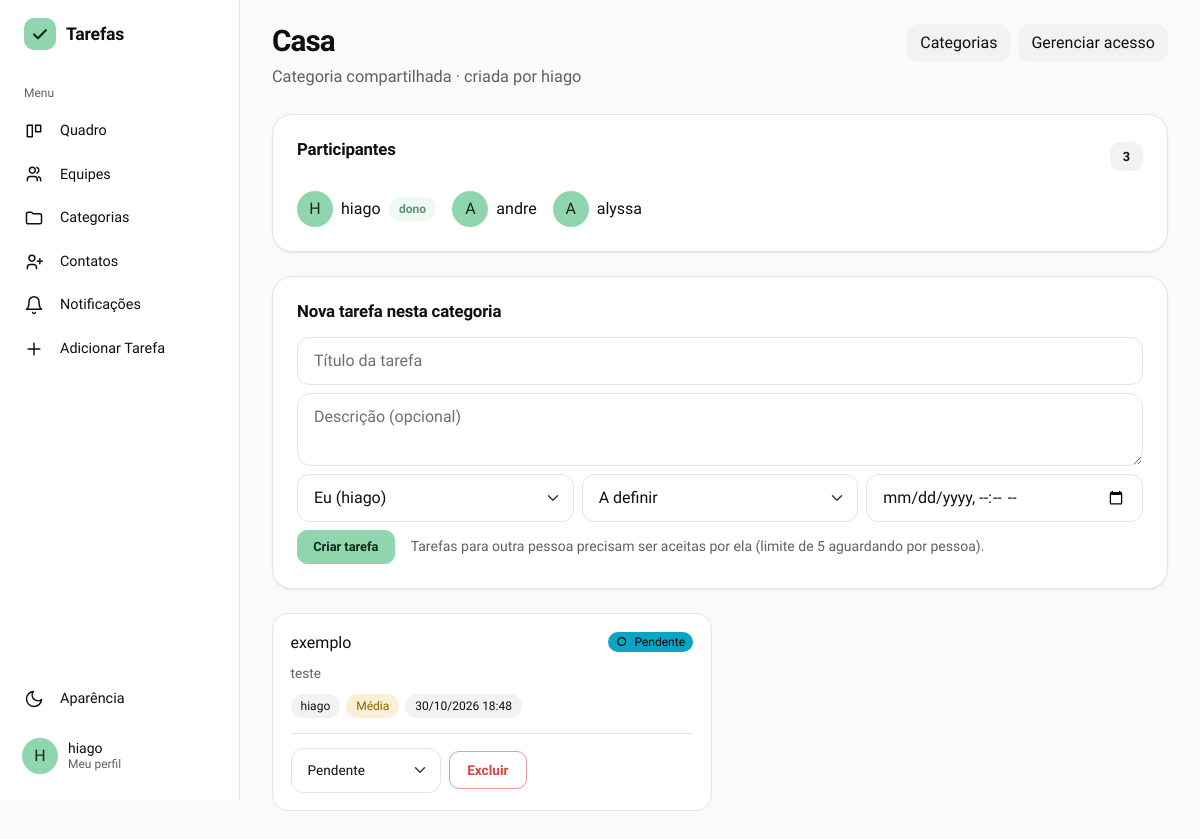
Before: /categorias/compartilhadas/3 (signed in) with the older database file.
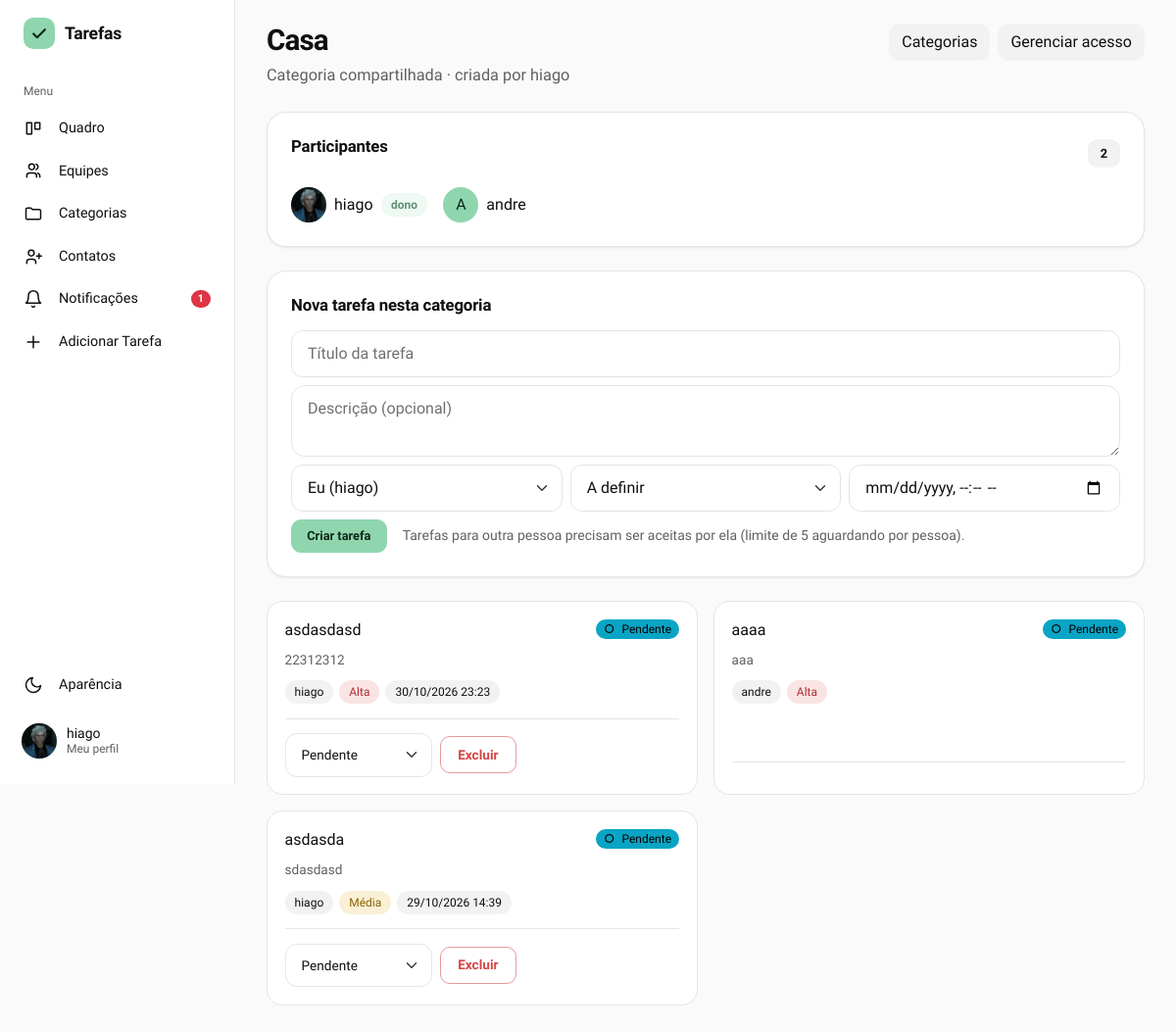
After: the same page with the newer database file.
### gerenciador_de_tarefas/models.py (models this page shows)
class Usuario(db.Model, UserMixin):
    id = db.Column(db.Integer, primary_key=True)
    nomeUsuario = db.Column(db.String(50), unique=True, nullable=False)
    email = db.Column(db.String(254), unique=True, nullable=False)
    senha = db.Column(db.String(255), nullable=False)
    nome = db.Column(db.String(100), nullable=False)
    tarefasCriadas = db.relationship('Tarefa', backref='criador', foreign_keys='Tarefa.criador_id', lazy=True)
    tarefasAtribuidas = db.relationship('Tarefa', backref='responsavel', foreign_keys='Tarefa.responsavel_id', lazy=True)
    cargo = db.Column(db.String(20), nullable=False, default='usuario') #admin ou usuario
    foto_perfil = db.Column(db.String(200), nullable=True, default='default.png')
    ordenacao_quadro = db.Column(db.String(30), nullable=False, default='padrao')

class Tarefa(db.Model):
    id = db.Column(db.Integer, primary_key=True)
    titulo = db.Column(db.String(150), nullable=False)
    descricao = db.Column(db.Text, nullable=False)
    status = db.Column(db.String(20), nullable=False, default='Pendente')
    prioridade = db.Column(db.String(20), nullable=False, default='A definir')
    prazo = db.Column(db.DateTime, nullable=True, index=True)
    criador_id = db.Column(db.Integer, db.ForeignKey('usuario.id'), nullable=False)
    responsavel_id = db.Column(db.Integer, db.ForeignKey('usuario.id'), nullable=False)
    equipe_id = db.Column(db.Integer, db.ForeignKey('equipe.id'), nullable=True)
    categoria_id = db.Column(db.Integer, db.ForeignKey('categoria.id'), nullable=True)
    subtarefas = db.relationship('Subtarefa', backref='tarefa', cascade='all, delete-orphan', lazy=True)
    aceite = db.Column(db.String(20), nullable=False, default='aceita', server_default='aceita')

### gerenciador_de_tarefas/app.py (the view)
@app.route('/categorias/compartilhadas/<int:categoria_id>')
@login_required
def ver_categoria_compartilhada(categoria_id):
    categoria = db.get_or_404(Categoria, categoria_id)
    if not categoria_acessivel(categoria):
        flash('Você não tem acesso a essa categoria.', 'danger')
        return redirect(url_for('ver_categorias'))
    tarefas = Tarefa.query.filter(
        Tarefa.categoria_id == categoria.id,
        Tarefa.equipe_id.is_(None)
    ).order_by(Tarefa.id.desc()).all()
    tarefas = [t for t in tarefas if t.aceite != 'recusada' or t.criador_id == current_user.id]
    membros = membros_da_categoria(categoria)
    atribuiveis = [u for u in membros if u.id == current_user.id or sao_contatos(u.id)]
    return render_template('categoria_compartilhada.html',
                           categoria=categoria, tarefas=tarefas, membros=membros,
                           atribuiveis=atribuiveis,
                           eh_dono_categoria=categoria.usuario_id == current_user.id,
                           limite_tarefas=LIMITE_TAREFAS_PENDENTES_POR_CONTATO)

### gerenciador_de_tarefas/app.py (called while the page is built)
@login_manager.user_loader
def load_user(user_id):
    return db.session.get(Usuario, int(user_id))

@app.context_processor
def injetar_categorias_globais():
    if current_user.is_authenticated:
        return dict(categorias_globais=categorias_acessiveis())
    return dict(categorias_globais=[])

@app.context_processor
def injetar_notificacoes():
    if not current_user.is_authenticated:
        return dict(n_notificacoes=0)
    n = (Contato.query.filter_by(destinatario_id=current_user.id, status='pendente').count()
         + ConviteEquipe.query.filter_by(convidado_id=current_user.id).count()
         + Tarefa.query.filter_by(responsavel_id=current_user.id, aceite='aguardando').count())
    return dict(n_notificacoes=n)

def tarefa_atrasada(tarefa):
    if tarefa.prazo is None:
        return False
    if tarefa.status in ['Concluída', 'Cancelada']:
        return False
    return tarefa.prazo < datetime.now()

def buscar_vinculo(a_id, b_id):
    return Contato.query.filter(or_(
        and_(Contato.solicitante_id == a_id, Contato.destinatario_id == b_id),
        and_(Contato.solicitante_id == b_id, Contato.destinatario_id == a_id)
    )).first()

### gerenciador_de_tarefas/templates/categoria_compartilhada.html (shortened to what the changed rows need)
{% extends "base.html" %}
{% block content %}
{% macro avatar(u) -%}
    {% if u.foto_perfil and u.foto_perfil != 'default.png' %}
        <img src="{{ url_for('static', filename='uploads/' + u.foto_perfil) }}" alt="" class="usuario-foto" />
    {% else %}
        <span class="usuario-foto">{{ u.nomeUsuario[:1]|upper }}</span>
    {% endif %}
{%- endmacro %}
{% set status_classe = {'Pendente': 'status-pendente', 'Em andamento': 'status-andamento', 'Concluída': 'status-concluida', 'Cancelada': 'status-cancelada'} %}
<div class="eq-topo">
    <div>
        <h1 class="titulo-pagina">{{ categoria.nome }}</h1>
        <p class="eq-subtitulo">Categoria compartilhada · criada por {{ categoria.dono.nomeUsuario }}</p>
    </div>
</div>
<section class="cartao mb-4">
    <div class="eq-secao-cab">
        <h2 class="eqp-card-titulo">Participantes</h2>
        <span class="eq-contagem">{{ membros|length }}</span>
    </div>
    <div class="d-flex flex-wrap gap-3">
        {% for u in membros %}
        <div class="d-flex align-items-center gap-2">
            {{ avatar(u) }}
            <span>{{ u.nomeUsuario }}</span>
            {% if u.id == categoria.usuario_id %}<span class="eq-tag">dono</span>{% endif %}
        </div>
        {% endfor %}
    </div>
</section>
<section class="cartao mb-4">
    <h2 class="eqp-card-titulo mb-3">Nova tarefa nesta categoria</h2>
</section>
<div class="cat-tarefas mb-5">
    {% for t in tarefas %}
    {% set prio = t.prioridade or 'A definir' %}
    <article class="cartao-tarefa cat-tarefa {{ status_classe[t.status] }}">
        <div class="cat-tarefa-topo">
            <div class="tarefa-titulo">{{ t.titulo }}</div>
            <span class="selo">
                {% if t.aceite == 'aceita' %}{{ t.status }}{% elif t.aceite == 'aguardando' %}Aguardando aceite{% else %}Recusada{% endif %}
            </span>
        </div>
        {% if t.descricao %}
        <div class="tarefa-desc">{{ t.descricao|truncate(80) }}</div>
        {% endif %}
        <div class="chips">
            <span class="chip">
                {% if t.criador_id == t.responsavel_id %}{{ t.criador.nomeUsuario }}{% else %}{{ t.criador.nomeUsuario }} → {{ t.responsavel.nomeUsuario }}{% endif %}
            </span>
            <span class="chip {{ 'chip-alta' if prio == 'Alta' else ('chip-media' if prio == 'Média' else ('chip-baixa' if prio == 'Baixa' else '')) }}">{{ prio }}</span>
            {% if t.prazo %}
            <span class="chip {{ 'chip-atrasada' if tarefa_atrasada(t) }}">{{ t.prazo.strftime('%d/%m/%Y %H:%M') }}</span>
            {% endif %}
        </div>
        <div class="cat-tarefa-acoes">
            {% if t.aceite == 'aceita' and pode_mudar_status(t) %}
            <form method="POST" action="{{ url_for('alterar_status', tarefa_id=t.id) }}">
                <select name="status" class="form-select form-select-sm" aria-label="Alterar status" onchange="this.form.submit()">
                    {% for s in ['Pendente', 'Em andamento', 'Concluída', 'Cancelada'] %}
                    <option value="{{ s }}" {% if t.status == s %}selected{% endif %}>{{ s }}</option>
                    {% endfor %}
                </select>
            </form>
            {% endif %}
            {% if t.aceite == 'aceita' and pode_excluir(t) %}
            <form method="POST" action="{{ url_for('excluir_tarefa', tarefa_id=t.id) }}"
                  onsubmit="return confirm('Excluir esta tarefa?');">
                <button type="submit" class="btn btn-outline-danger btn-sm">Excluir</button>
            </form>
            {% endif %}
        </div>
    </article>
    {% endfor %}
</div>
{% endblock %}

### gerenciador_de_tarefas/templates/base.html (shortened to what the changed rows need)
<!doctype html>
<html lang="pt-br">
  <head>
    <link
      rel="stylesheet"
      href="https://cdn.jsdelivr.net/npm/bootstrap@5.3.0/dist/css/bootstrap.min.css"
    />
    <link
      rel="stylesheet"
      href="{{ url_for('static', filename='static.css') }}"
    />
    <link rel="stylesheet" href="https://cdn.jsdelivr.net/npm/flatpickr/dist/flatpickr.min.css">
    <link rel="stylesheet" href="https://cdn.jsdelivr.net/npm/flatpickr/dist/themes/dark.css">
  </head>
  <body>
    {% macro aparencia(direcao='dropup') %}
    <div class="{{ direcao }}">
      <button
        class="menu-item"
        type="button"
        data-bs-toggle="dropdown"
        data-bs-auto-close="outside"
        aria-expanded="false"
      >
        <svg viewBox="0 0 24 24" fill="none" stroke="currentColor" stroke-width="1.8" stroke-linecap="round" stroke-linejoin="round" aria-hidden="true"><path d="M21 12.8A9 9 0 1111.2 3a7 7 0 009.8 9.8z"/></svg>
        <span>Aparência</span>
      </button>
    </div>
    {% endmacro %}
    {% macro logo() %}
    <span class="marca-icone">
      <svg width="20" height="20" viewBox="0 0 24 24" fill="none" stroke="currentColor" stroke-width="2.6" stroke-linecap="round" stroke-linejoin="round" aria-hidden="true"><path d="M5 12.5l4.5 4.5L19 7.5"/></svg>
    </span>
    {% endmacro %}
    {% set ep = request.endpoint or '' %}
    {% if current_user.is_authenticated %}
    <div class="app">
      <aside class="lateral" aria-label="Menu principal">
        <a
          class="marca"
          href="{{ url_for('admin_dashboard') if current_user.cargo == 'admin' else url_for('quadro') }}"
        >{{ logo() }}<span>Tarefas</span></a>
        <div class="menu-titulo">Menu</div>
        <a class="menu-item {{ 'ativo' if ep == 'quadro' }}" href="{{ url_for('quadro') }}">
          <svg viewBox="0 0 24 24" fill="none" stroke="currentColor" stroke-width="1.8" stroke-linecap="round" stroke-linejoin="round" aria-hidden="true"><path d="M4 5h6v14H4zM14 5h6v8h-6z"/></svg>
          <span>Quadro</span>
        </a>
        <a class="menu-item {{ 'ativo' if ep in ['equipes', 'ver_equipe', 'adicionar_tarefa_equipe'] }}" href="{{ url_for('equipes') }}">
          <svg viewBox="0 0 24 24" fill="none" stroke="currentColor" stroke-width="1.8" stroke-linecap="round" stroke-linejoin="round" aria-hidden="true"><path d="M16 20v-1.5a3.5 3.5 0 00-3.5-3.5h-5A3.5 3.5 0 004 18.5V20M10 11a3.5 3.5 0 100-7 3.5 3.5 0 000 7zM20 20v-1.5a3.5 3.5 0 00-2.5-3.3M15.5 4.2a3.5 3.5 0 010 6.6"/></svg>
          <span>Equipes</span>
        </a>
        <a class="menu-item {{ 'ativo' if ep in ['ver_categorias', 'ver_categoria'] }}" href="{{ url_for('ver_categorias') }}">
          <svg viewBox="0 0 24 24" fill="none" stroke="currentColor" stroke-width="1.8" stroke-linejoin="round" aria-hidden="true"><path d="M3 7a2 2 0 012-2h4l2 2h8a2 2 0 012 2v8a2 2 0 01-2 2H5a2 2 0 01-2-2z"/></svg>
          <span>Categorias</span>
        </a>
        <a class="menu-item {{ 'ativo' if ep == 'contatos' }}" href="{{ url_for('contatos') }}">
          <svg viewBox="0 0 24 24" fill="none" stroke="currentColor" stroke-width="1.8" stroke-linecap="round" stroke-linejoin="round" aria-hidden="true"><path d="M15 20v-1.5a3.5 3.5 0 00-3.5-3.5h-4A3.5 3.5 0 004 18.5V20M9.5 11a3.5 3.5 0 100-7 3.5 3.5 0 000 7zM19 8v6M16 11h6"/></svg>
          <span>Contatos</span>
        </a>
        <a class="menu-item {{ 'ativo' if ep == 'notificacoes' }}" href="{{ url_for('notificacoes') }}">
          <svg viewBox="0 0 24 24" fill="none" stroke="currentColor" stroke-width="1.8" stroke-linecap="round" stroke-linejoin="round" aria-hidden="true"><path d="M6 8a6 6 0 0112 0c0 7 3 9 3 9H3s3-2 3-9M10.3 21a1.9 1.9 0 003.4 0"/></svg>
          <span>Notificações</span>
          {% if n_notificacoes %}<span class="badge rounded-pill text-bg-danger ms-auto">{{ n_notificacoes }}</span>{% endif %}
        </a>
        <a class="menu-item" href="#" data-bs-toggle="modal" data-bs-target="#modalAdicionarTarefa">
          <svg viewBox="0 0 24 24" fill="none" stroke="currentColor" stroke-width="1.8" stroke-linecap="round" aria-hidden="true"><path d="M12 5v14M5 12h14"/></svg>
          <span>Adicionar Tarefa</span>
        </a>
        <div class="menu-espaco"></div>
        {{ aparencia('dropup') }}
        <a href="#" class="usuario-card mt-2 text-decoration-none" data-bs-toggle="modal" data-bs-target="#modalPerfil" title="Meu Perfil">
          {% if current_user.foto_perfil and current_user.foto_perfil != 'default.png' %}
            <img src="{{ url_for('static', filename='uploads/' + current_user.foto_perfil) }}" alt="" class="usuario-foto" />
          {% else %}
            <span class="usuario-foto">{{ current_user.nomeUsuario[:1]|upper }}</span>
          {% endif %}
          <span class="usuario-nome">{{ current_user.nome or current_user.nomeUsuario }}<small>Meu perfil</small></span>
        </a>
      </aside>
      <main class="conteudo">
        <div class="conteudo-interno">
    {% endif %}
    {% block content %}{% endblock %}
    {% if current_user.is_authenticated %}
        </div>
      </main>
    </div>
    {% else %}
    </main>
    {% endif %}
  </body>
</html>

Changed rows visible on the page:
no longer on this page (row edited): Usuario: nomeUsuario "A", nomeUsuario "alyssa"
no longer on this page (row edited): Tarefa: titulo "exemplo", status "Pendente", descricao "teste", criador.nomeUsuario "hiago", prioridade "Média", prazo "30/10/2026 18:48"
changed Usuario "hiago": foto_perfil: picture added; nomeUsuario "H" → (not shown)
added Tarefa: titulo "asdasdasd", status "Pendente", descricao "22312312", criador.nomeUsuario "hiago", prioridade "Alta", prazo "30/10/2026 23:23"
added Tarefa: titulo "aaaa", status "Pendente", descricao "aaa", criador.nomeUsuario "andre", prioridade "Alta"
now on this page (row edited): Tarefa: titulo "asdasda", status "Pendente", descricao "sdasdasd", criador.nomeUsuario "hiago", prioridade "Média", prazo "29/10/2026 14:39"
Other visible differences:
{{ n_notificacoes }}: (not shown) → "1"
{{ membros|length }}: "3" → "2"
